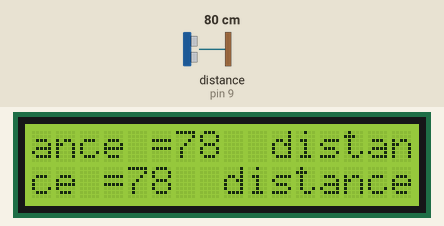
Bench run of a sketch on a simulated Arduino Uno, built with avr-gcc and run on an emulated ATmega328P. Parts: 16×2 character LCD. Wiring (inferred from the names in the program): ultrasonic range finder: trigger pin 10; echo pin 9. The test bench sets the inputs (shaded band); at power-on: distance to the obstacle (sensor on pin 9) 80 cm. The echo pulse lasts 58.3 µs per cm.

Above: at 1.29 s.
1.3 s: distance to the obstacle (sensor on pin 9) set to 2 cm
At 1.55 s:
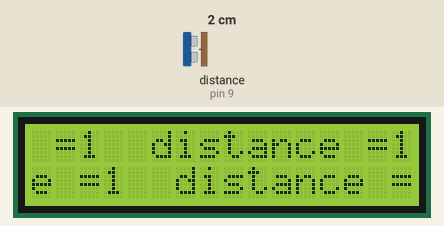
2.8 s: distance to the obstacle (sensor on pin 9) set to 35 cm
At 2.84 s:
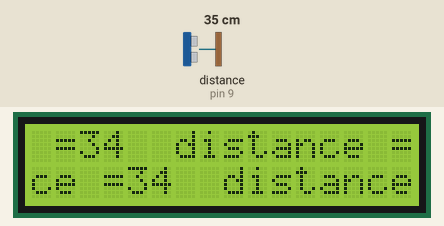
4.3 s: distance to the obstacle (sensor on pin 9) set to 120 cm
At 6.3 s:
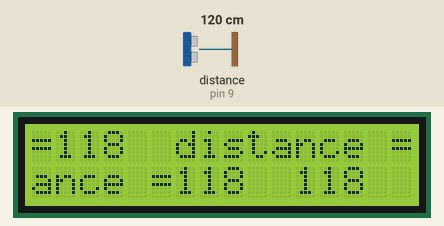

The sketch:

WRITE_A_PROGRAM_TO_SHOW_DISTANCE_IN_LCD.ino
```cpp
#include <LiquidCrystal.h>
const int rs = 12, en = 11, d4 = 5, d5 = 4, d6 = 3, d7 = 2;
LiquidCrystal lcd(rs, en, d4, d5, d6, d7);
const int trigPin = 10;
const int echoPin = 9;
int duration;
int distance;
void setup () {
  lcd.begin(2,16) ;
lcd.print("THE DISTAANCE IS");
pinMode(trigPin, OUTPUT);
pinMode(echoPin, INPUT);
Serial.begin(9600) ;
}
void loop () {
digitalWrite(trigPin, LOW);
delayMicroseconds(2);
digitalWrite(trigPin, HIGH);
delayMicroseconds(10);
digitalWrite(trigPin, LOW);
duration = pulseIn(echoPin, HIGH);
distance= duration*0.034/2;

  lcd.print("distance =");
  lcd.println(distance) ;
  }
```
